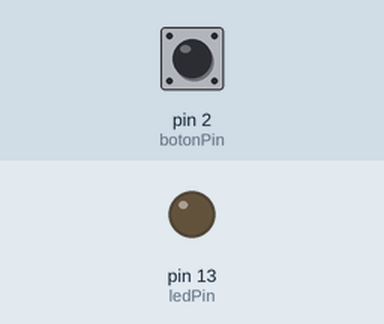
This sketch was run on a simulated Arduino Uno, built with avr-gcc and run on an emulated ATmega328P. Shown: output pins drawn as LEDs (lit = HIGH). Dashed ring = blinking. Inputs (shaded band) come from the test bench; at power-on: pin 2 (botonPin) HIGH.

Above: at 1.2 s.
1.3 s: pin 2 (botonPin) pulled LOW for 0.15 s
At 1.6 s:
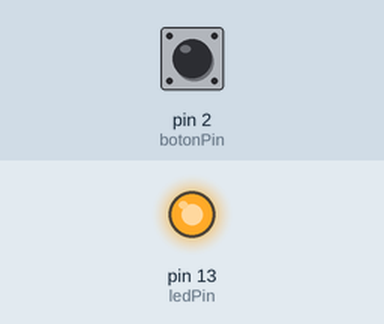
2.9 s: pin 2 (botonPin) pulled LOW for 1 s
At 3.65 s:
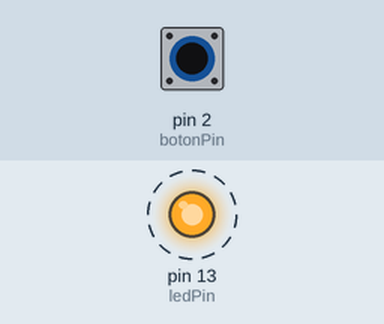
6.2 s: pin 2 (botonPin) pulled LOW for 3.2 s
At 6.5 s:
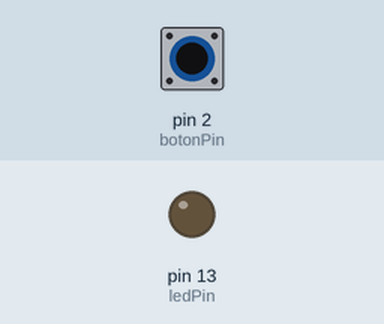
Timing chart, 0 to 9.2 s (numbered marks = the images above; inputs shaded):
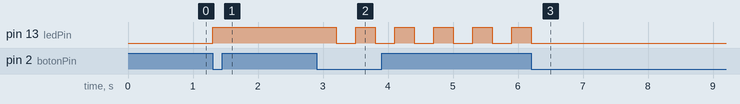

The sketch:

Taller1.ino
```cpp
// ============================================================
// Control de LED con un pulsador
// Cada vez que presionas el botón, el LED cambia de modo:
//   Modo 0: apagado -> Modo 1: encendido -> Modo 2: parpadeando
//   y luego vuelve al Modo 0 (es un ciclo).
// ============================================================

// ----- VARIABLES Y CONSTANTES (la "memoria" del programa) -----

// "const int" = un número entero que NO cambiará nunca (como un valor fijo de diseño).
// Aquí definimos a qué pin del Arduino conectamos cada componente.
const int botonPin = 2;    // El pulsador va conectado al pin digital 2
const int ledPin = 13;     // El LED va conectado al pin digital 13

// "int" = número entero que SÍ puede cambiar mientras corre el programa.
int estadoLed = 0;         // Modo actual: 0 = apagado, 1 = encendido, 2 = parpadeo

// Guarda cómo estaba el botón en la lectura anterior.
// HIGH = 5 V (nivel alto, botón sin presionar)
// LOW  = 0 V (nivel bajo, botón presionado)
int lecturaAnterior = HIGH;

// "unsigned long" = número entero grande y sin signo, ideal para guardar tiempo.
// Guarda en qué momento (en milisegundos) se aceptó la última pulsación.
unsigned long ultimoCambio = 0;

// "bool" = variable que solo vale verdadero (true) o falso (false), como un bit.
bool parpadeo = false;              // Estado del LED durante el parpadeo (true = prendido)
unsigned long ultimoParpadeo = 0;   // Momento del último cambio de parpadeo


// ============================================================
// setup(): se ejecuta UNA sola vez al energizar o reiniciar
// la placa. Sirve para configurar los pines.
// ============================================================
void setup() {
  // INPUT_PULLUP activa una resistencia interna que conecta el pin a 5 V.
  // Efecto: el pin lee HIGH cuando el botón está suelto, y al presionarlo
  // (el botón conecta el pin a tierra/GND) lee LOW.
  // Ventaja: no necesitas soldar una resistencia pull-up externa.
  pinMode(botonPin, INPUT_PULLUP);

  // Configura el pin del LED como salida: el Arduino podrá poner 5 V o 0 V en él.
  pinMode(ledPin, OUTPUT);
}


// ============================================================
// loop(): se repite infinitamente, miles de veces por segundo,
// mientras la placa tenga energía. Es el "corazón" del programa.
// ============================================================
void loop() {

  // ----- PARTE 1: LEER EL BOTÓN Y DETECTAR UNA PULSACIÓN -----

  // Lee el voltaje del pin del botón: devuelve HIGH (5 V) o LOW (0 V).
  int lectura = digitalRead(botonPin);

  // Queremos detectar el MOMENTO EXACTO en que el botón pasa de suelto a presionado
  // (un flanco de bajada). Por eso comparamos con la lectura anterior:
  //   - Ahora está LOW (presionado) Y antes estaba HIGH (suelto)
  // Sin esto, mantener el botón presionado cambiaría de modo cientos de veces.
  if (lectura == LOW && lecturaAnterior == HIGH) {

    // ANTI-REBOTE (debounce):
    // Los pulsadores mecánicos "rebotan": al presionarlos, el contacto vibra
    // y genera muchos cambios rápidos de 0 V a 5 V durante unos milisegundos.
    // Aquí ignoramos cualquier pulsación que ocurra menos de 50 ms después
    // de la anterior. millis() devuelve los milisegundos transcurridos
    // desde que se encendió la placa (es como un cronómetro interno).
    if (millis() - ultimoCambio > 50) {

      // Avanza al siguiente modo: 0 -> 1 -> 2 -> 0 -> 1 ...
      // El símbolo % es el "módulo" (residuo de la división).
      // Ejemplo: (2 + 1) % 3 = 0, así que después del modo 2 vuelve al 0.
      estadoLed = (estadoLed + 1) % 3;

      // Anota el momento de esta pulsación para el anti-rebote.
      ultimoCambio = millis();
    }
  }

  // Guarda la lectura actual para compararla en la siguiente vuelta del loop.
  lecturaAnterior = lectura;


  // ----- PARTE 2: ACTUAR SEGÚN EL MODO ACTUAL -----

  // "switch" funciona como un selector: revisa el valor de estadoLed
  // y ejecuta solo el bloque (case) que corresponda.
  switch (estadoLed) {

    case 0:  // MODO 0: LED apagado
      digitalWrite(ledPin, LOW);   // Pone 0 V en el pin: el LED se apaga
      break;                       // "break" = terminar este caso y salir del switch

    case 1:  // MODO 1: LED encendido fijo
      digitalWrite(ledPin, HIGH);  // Pone 5 V en el pin: el LED se enciende
      break;

    case 2:  // MODO 2: LED parpadeando
      // Queremos parpadear SIN detener el programa (si usáramos una pausa,
      // el Arduino no podría leer el botón mientras espera).
      // Solución: revisar si ya pasaron 300 ms desde el último cambio.
      if (millis() - ultimoParpadeo >= 300) {

        parpadeo = !parpadeo;              // El "!" invierte el valor: true -> false, false -> true
        digitalWrite(ledPin, parpadeo);    // true = 5 V (prendido), false = 0 V (apagado)
        ultimoParpadeo = millis();         // Reinicia el "cronómetro" del parpadeo
      }
      break;
  }
}
```

Measured:
- after the input at 1.3 s, pin 13 (ledPin): LOW → HIGH at once
- after the input at 2.9 s, pin 13 (ledPin): alternates HIGH for 0.30 s and LOW for 0.30 s, starting after 0.30 s
- after the input at 6.2 s, pin 13 (ledPin): goes on until 6.2 s, then stays LOW
